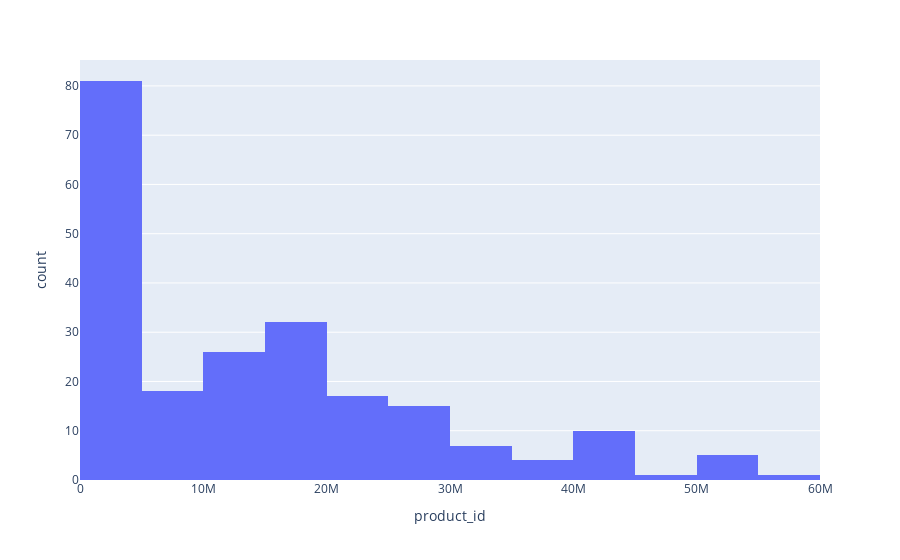

This figure's notebook cell:
### Code cell
px.histogram(pdf, x='product_id')

### Figure 1 — Plotly figure (JSON) as saved in the notebook; plotly's stock layout.template omitted (floating-point values rounded to 4 significant figures; data arrays with more than 128 entries replaced by an {"elided": "..."} marker saying what was removed)
{"data": [{"alignmentgroup": "True", "bingroup": "x", "hovertemplate": "product_id=%{x}<br>count=%{y}<extra></extra>", "legendgroup": "", "marker": {"color": "#636efa"}, "name": "", "offsetgroup": "", "orientation": "v", "showlegend": false, "type": "histogram", "x": {"elided": "217 int values"}, "xaxis": "x", "yaxis": "y"}], "layout": {"barmode": "relative", "legend": {"tracegroupgap": 0}, "margin": {"t": 60}, "xaxis": {"anchor": "y", "domain": [0, 1], "title": {"text": "product_id"}}, "yaxis": {"anchor": "x", "domain": [0, 1], "title": {"text": "count"}}}}
